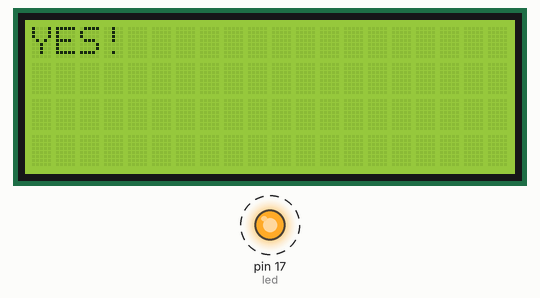
Simulated run of this program. Board: MicroPython board. On the bench: 20×4 character LCD, output pins drawn as LEDs (lit = HIGH). Dashed ring = blinking. Library files of the repository ran but are not shown: lcd2004.py; what the program prints to the serial console is not drawn.

Above: at 0.1 s.
Timing chart, 0 to 130.0 s (numbered marks = the images above):
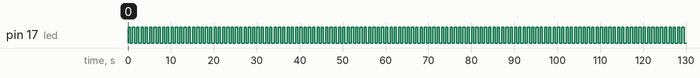

Measured:
- by itself, pin 17 (led): alternates HIGH for 0.50 s and LOW for 0.50 s

The program:

sample.py
```python
from machine import Pin, SoftI2C
from lcd2004 import LCD
from time import sleep

# If the backlight turns on, but you don't see any text,
# don't forget to adjust the contrast trim pot!

scl_pin = 28
sda_pin = 29
lcd = LCD(SoftI2C(scl=Pin(scl_pin), sda=Pin(sda_pin), freq=100000))
lcd.puts("YES!")

led = Pin(17, Pin.OUT)

while True:
  led.value(1)
  sleep(0.5)
  led.value(0)
  sleep(0.5)
```
